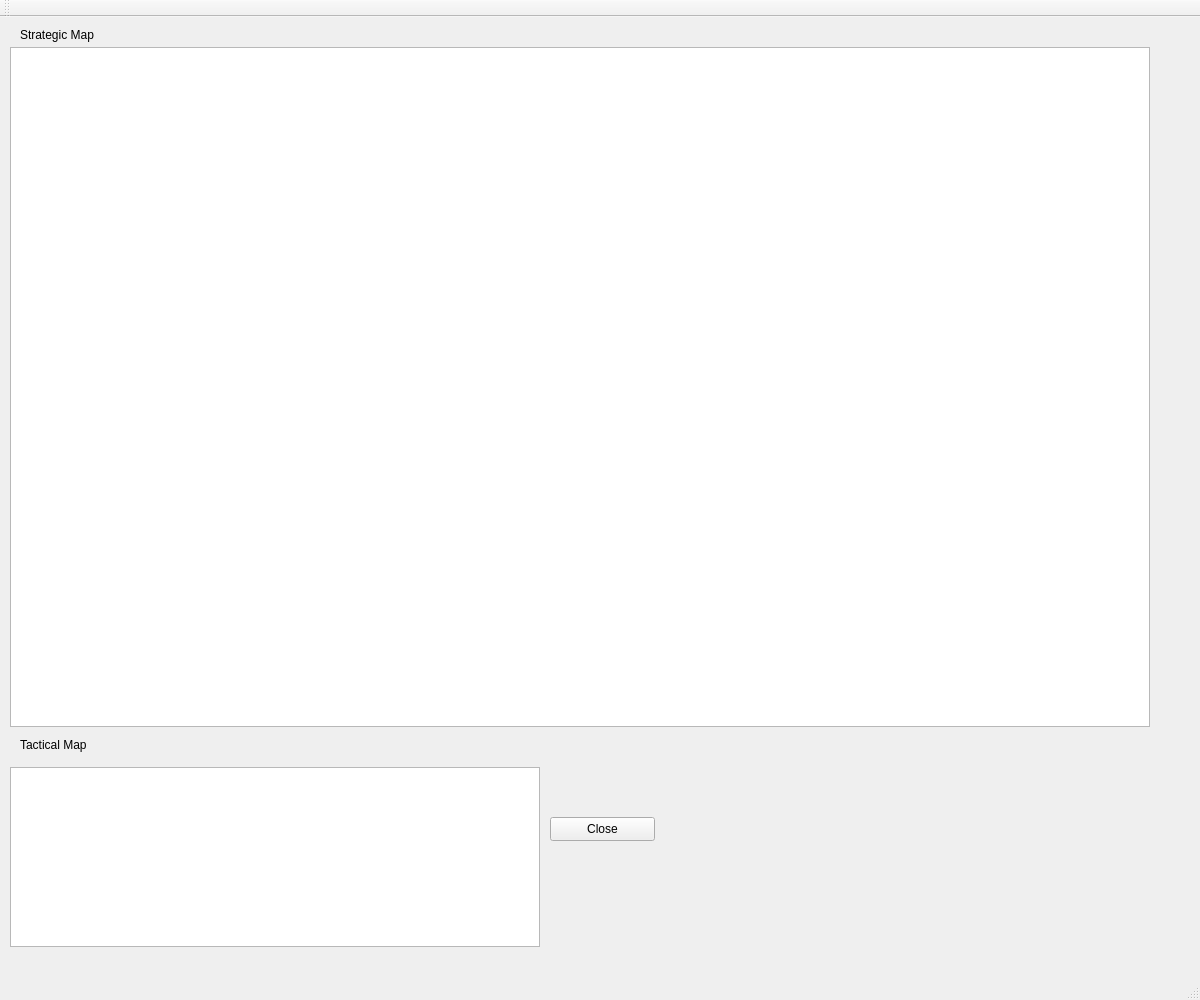
<?xml version="1.0" encoding="UTF-8"?>
<ui version="4.0">
 <class>CampaignTool</class>
 <widget class="QMainWindow" name="CampaignTool">
  <property name="geometry">
   <rect>
    <x>0</x>
    <y>0</y>
    <width>1200</width>
    <height>1000</height>
   </rect>
  </property>
  <property name="windowTitle">
   <string>CampaignTool</string>
  </property>
  <widget class="QWidget" name="centralWidget">
   <widget class="QTableView" name="strategicView">
    <property name="geometry">
     <rect>
      <x>10</x>
      <y>30</y>
      <width>1140</width>
      <height>680</height>
     </rect>
    </property>
    <property name="verticalScrollBarPolicy">
     <enum>Qt::ScrollBarAsNeeded</enum>
    </property>
    <property name="horizontalScrollBarPolicy">
     <enum>Qt::ScrollBarAsNeeded</enum>
    </property>
   </widget>
   <widget class="QPushButton" name="closeButton">
    <property name="geometry">
     <rect>
      <x>550</x>
      <y>800</y>
      <width>105</width>
      <height>24</height>
     </rect>
    </property>
    <property name="text">
     <string>Close</string>
    </property>
   </widget>
   <widget class="QTableView" name="tacticalView">
    <property name="geometry">
     <rect>
      <x>10</x>
      <y>750</y>
      <width>530</width>
      <height>180</height>
     </rect>
    </property>
    <property name="sizePolicy">
     <sizepolicy hsizetype="Preferred" vsizetype="Expanding">
      <horstretch>0</horstretch>
      <verstretch>0</verstretch>
     </sizepolicy>
    </property>
    <property name="verticalScrollBarPolicy">
     <enum>Qt::ScrollBarAsNeeded</enum>
    </property>
    <property name="horizontalScrollBarPolicy">
     <enum>Qt::ScrollBarAsNeeded</enum>
    </property>
    <property name="wordWrap">
     <bool>false</bool>
    </property>
   </widget>
   <widget class="QLabel" name="strategicLabel">
    <property name="geometry">
     <rect>
      <x>20</x>
      <y>10</y>
      <width>371</width>
      <height>16</height>
     </rect>
    </property>
    <property name="text">
     <string>Strategic Map</string>
    </property>
   </widget>
   <widget class="QLabel" name="tacticalLabel">
    <property name="geometry">
     <rect>
      <x>20</x>
      <y>720</y>
      <width>231</width>
      <height>16</height>
     </rect>
    </property>
    <property name="text">
     <string>Tactical Map</string>
    </property>
   </widget>
  </widget>
  <widget class="QMenuBar" name="menuBar">
   <property name="geometry">
    <rect>
     <x>0</x>
     <y>0</y>
     <width>1200</width>
     <height>21</height>
    </rect>
   </property>
  </widget>
  <widget class="QToolBar" name="mainToolBar">
   <attribute name="toolBarArea">
    <enum>TopToolBarArea</enum>
   </attribute>
   <attribute name="toolBarBreak">
    <bool>false</bool>
   </attribute>
  </widget>
  <widget class="QStatusBar" name="statusBar"/>
 </widget>
 <layoutdefault spacing="6" margin="11"/>
 <resources/>
 <connections/>
</ui>
